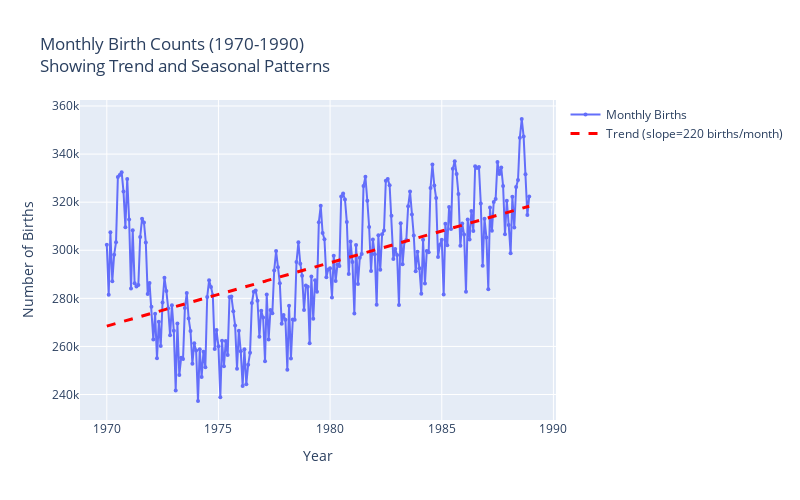
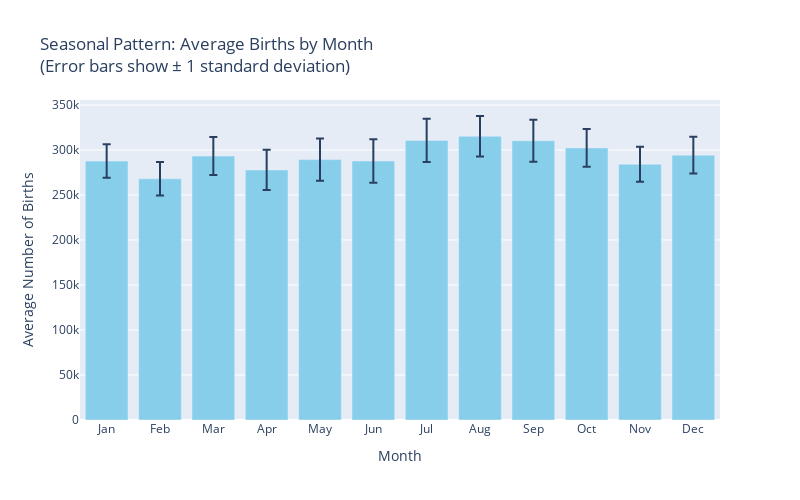
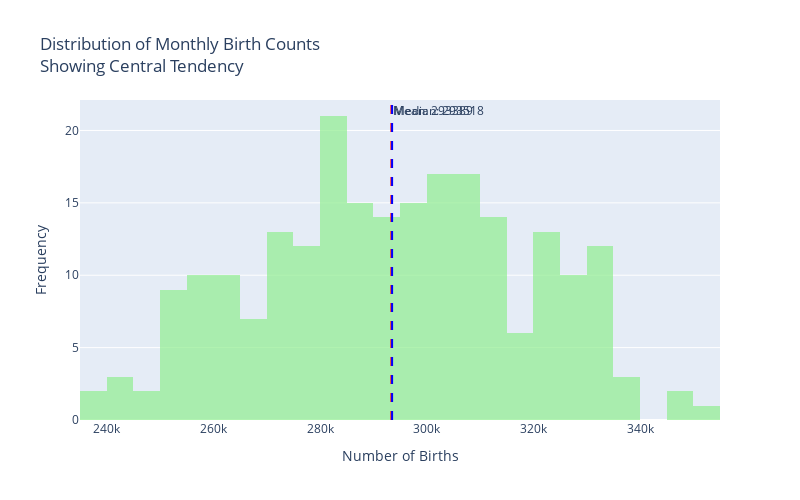
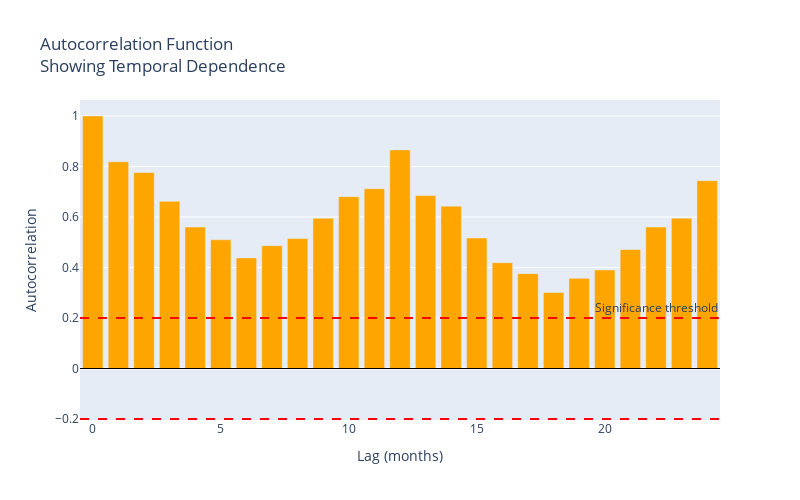

Here is the notebook cell these charts were saved with, in order:
### Code cell
# Create comprehensive visualization of time series components using Plotly
# Convert Polars data to numpy arrays for plotting
dates = births_subset['date'].to_numpy()
births_values = births_subset['births'].to_numpy()

# 1. Main time series plot showing overall pattern
fig_main = go.Figure()

fig_main.add_trace(go.Scatter(
    x=dates, 
    y=births_values,
    mode='lines+markers',
    name='Monthly Births',
    line=dict(width=2),
    marker=dict(size=4)
))

# Add trend line
z = np.polyfit(range(len(births_values)), births_values, 1)
p = np.poly1d(z)
fig_main.add_trace(go.Scatter(
    x=dates, 
    y=p(range(len(births_values))),
    mode='lines',
    name=f'Trend (slope={z[0]:.0f} births/month)',
    line=dict(color='red', dash='dash', width=3)
))

fig_main.update_layout(
    title='Monthly Birth Counts (1970-1990)<br>Showing Trend and Seasonal Patterns',
    xaxis_title='Year',
    yaxis_title='Number of Births',
    width=800,
    height=500,
    showlegend=True
)
fig_main.show()

# 2. Seasonal pattern analysis using Polars
monthly_avg = (births_subset
    .group_by('month')
    .agg([
        pl.col('births').mean().alias('mean'),
        pl.col('births').std().alias('std')
    ])
    .sort('month')
)

month_names = ['Jan', 'Feb', 'Mar', 'Apr', 'May', 'Jun',
               'Jul', 'Aug', 'Sep', 'Oct', 'Nov', 'Dec']

fig_seasonal = go.Figure()
fig_seasonal.add_trace(go.Bar(
    x=month_names,
    y=monthly_avg['mean'].to_numpy(),
    error_y=dict(type='data', array=monthly_avg['std'].to_numpy(), visible=True),
    name='Average Births',
    marker_color='skyblue'
))

fig_seasonal.update_layout(
    title='Seasonal Pattern: Average Births by Month<br>(Error bars show ± 1 standard deviation)',
    xaxis_title='Month',
    yaxis_title='Average Number of Births',
    width=800,
    height=500
)
fig_seasonal.show()

# 3. Distribution of values
fig_dist = go.Figure()
fig_dist.add_trace(go.Histogram(
    x=births_values,
    nbinsx=25,
    name='Birth Counts',
    opacity=0.7,
    marker_color='lightgreen'
))

fig_dist.add_vline(
    x=births_subset['births'].mean(),
    line_dash="dash",
    line_color="red",
    annotation_text=f"Mean: {births_subset['births'].mean():.0f}"
)

fig_dist.add_vline(
    x=births_subset.select(pl.col('births').median())['births'][0],
    line_dash="dash", 
    line_color="blue",
    annotation_text=f"Median: {births_subset.select(pl.col('births').median())['births'][0]:.0f}"
)

fig_dist.update_layout(
    title='Distribution of Monthly Birth Counts<br>Showing Central Tendency',
    xaxis_title='Number of Births',
    yaxis_title='Frequency',
    width=800,
    height=500
)
fig_dist.show()

# 4. Autocorrelation function to show temporal dependence
def compute_autocorrelation(series, max_lags=24):
    """Compute sample autocorrelation function"""
    series = np.array(series)
    n = len(series)
    series = series - np.mean(series)
    autocorrs = []
    
    for lag in range(max_lags + 1):
        if lag == 0:
            autocorr = 1.0
        else:
            if len(series) > lag:
                c_lag = np.mean(series[:-lag] * series[lag:])
                c_0 = np.mean(series * series)
                autocorr = c_lag / c_0 if c_0 != 0 else 0
            else:
                autocorr = 0
        autocorrs.append(autocorr)
    
    return autocorrs

lags = list(range(25))
autocorr_values = compute_autocorrelation(births_values, 24)

fig_acf = go.Figure()
fig_acf.add_trace(go.Bar(
    x=lags,
    y=autocorr_values,
    name='Autocorrelation',
    marker_color='orange'
))

fig_acf.add_hline(y=0, line_color="black", line_width=1)
fig_acf.add_hline(y=0.2, line_dash="dash", line_color="red", 
                 annotation_text="Significance threshold")
fig_acf.add_hline(y=-0.2, line_dash="dash", line_color="red")

fig_acf.update_layout(
    title='Autocorrelation Function<br>Showing Temporal Dependence',
    xaxis_title='Lag (months)',
    yaxis_title='Autocorrelation',
    width=800,
    height=500
)
fig_acf.show()

# Print key insights
peak_month_idx = monthly_avg['mean'].arg_max()
trough_month_idx = monthly_avg['mean'].arg_min()
peak_month = month_names[peak_month_idx]
trough_month = month_names[trough_month_idx]
seasonal_range = monthly_avg['mean'].max() - monthly_avg['mean'].min()

print(f"\n🔍 Key Time Series Characteristics Observed:")
print(f"   • **Trend**: {z[0]:.0f} births per month {'increase' if z[0] > 0 else 'decrease'} over 20 years")
print(f"   • **Seasonality**: Clear annual pattern with peak in {peak_month} and trough in {trough_month}")
print(f"   • **Seasonal range**: {seasonal_range:.0f} births between peak and trough months")
print(f"   • **Autocorrelation**: Strong at lag 12 (annual pattern), weaker but significant at shorter lags")
print(f"   • **Distribution**: Approximately normal with slight right skew")

### Figure 1 — Plotly figure (JSON) as saved in the notebook; plotly's stock layout.template omitted (floating-point values rounded to 4 significant figures; data arrays with more than 128 entries replaced by an {"elided": "..."} marker saying what was removed)
{"data": [{"line": {"width": 2}, "marker": {"size": 4}, "mode": "lines+markers", "name": "Monthly Births", "type": "scatter", "x": {"elided": "228 str values"}, "y": {"elided": "228 int values"}}, {"line": {"color": "red", "dash": "dash", "width": 3}, "mode": "lines", "name": "Trend (slope=220 births/month)", "type": "scatter", "x": {"elided": "228 str values"}, "y": {"elided": "228 float values"}}], "layout": {"height": 500, "showlegend": true, "title": {"text": "Monthly Birth Counts (1970-1990)<br>Showing Trend and Seasonal Patterns"}, "width": 800, "xaxis": {"title": {"text": "Year"}}, "yaxis": {"title": {"text": "Number of Births"}}}}

### Figure 2 — Plotly figure (JSON) as saved in the notebook; plotly's stock layout.template omitted (floating-point values rounded to 4 significant figures)
{"data": [{"error_y": {"array": [18630.0, 18650.0, 21040.0, 22350.0, 23340.0, 24150.0, 23910.0, 22530.0, 23280.0, 20940.0, 19420.0, 20500.0], "type": "data", "visible": true}, "marker": {"color": "skyblue"}, "name": "Average Births", "type": "bar", "x": ["Jan", "Feb", "Mar", "Apr", "May", "Jun", "Jul", "Aug", "Sep", "Oct", "Nov", "Dec"], "y": [287700.0, 268000.0, 293300.0, 277800.0, 289300.0, 287800.0, 310700.0, 315200.0, 310200.0, 302300.0, 284200.0, 294200.0]}], "layout": {"height": 500, "title": {"text": "Seasonal Pattern: Average Births by Month<br>(Error bars show ± 1 standard deviation)"}, "width": 800, "xaxis": {"title": {"text": "Month"}}, "yaxis": {"title": {"text": "Average Number of Births"}}}}

### Figure 3 — Plotly figure (JSON) as saved in the notebook; plotly's stock layout.template omitted (floating-point values rounded to 4 significant figures; data arrays with more than 128 entries replaced by an {"elided": "..."} marker saying what was removed)
{"data": [{"marker": {"color": "lightgreen"}, "name": "Birth Counts", "nbinsx": 25, "opacity": 0.7, "type": "histogram", "x": {"elided": "228 int values"}}], "layout": {"annotations": [{"showarrow": false, "text": "Mean: 293389", "x": 293400.0, "xanchor": "left", "xref": "x", "y": 1, "yanchor": "top", "yref": "y domain"}, {"showarrow": false, "text": "Median: 293518", "x": 293518, "xanchor": "left", "xref": "x", "y": 1, "yanchor": "top", "yref": "y domain"}], "height": 500, "shapes": [{"line": {"color": "red", "dash": "dash"}, "type": "line", "x0": 293400.0, "x1": 293400.0, "xref": "x", "y0": 0, "y1": 1, "yref": "y domain"}, {"line": {"color": "blue", "dash": "dash"}, "type": "line", "x0": 293518, "x1": 293518, "xref": "x", "y0": 0, "y1": 1, "yref": "y domain"}], "title": {"text": "Distribution of Monthly Birth Counts<br>Showing Central Tendency"}, "width": 800, "xaxis": {"title": {"text": "Number of Births"}}, "yaxis": {"title": {"text": "Frequency"}}}}

### Figure 4 — Plotly figure (JSON) as saved in the notebook; plotly's stock layout.template omitted (floating-point values rounded to 4 significant figures)
{"data": [{"marker": {"color": "orange"}, "name": "Autocorrelation", "type": "bar", "x": [0, 1, 2, 3, 4, 5, 6, 7, 8, 9, 10, 11, 12, 13, 14, 15, 16, 17, 18, 19, 20, 21, 22, 23, 24], "y": [1, 0.8186, 0.7763, 0.6621, 0.56, 0.5096, 0.4381, 0.4865, 0.5144, 0.5949, 0.6806, 0.7117, 0.8655, 0.6849, 0.643, 0.5169, 0.419, 0.3756, 0.301, 0.3572, 0.3904, 0.4713, 0.5602, 0.5954, 0.7438]}], "layout": {"annotations": [{"showarrow": false, "text": "Significance threshold", "x": 1, "xanchor": "right", "xref": "x domain", "y": 0.2, "yanchor": "bottom", "yref": "y"}], "height": 500, "shapes": [{"line": {"color": "black", "width": 1}, "type": "line", "x0": 0, "x1": 1, "xref": "x domain", "y0": 0, "y1": 0, "yref": "y"}, {"line": {"color": "red", "dash": "dash"}, "type": "line", "x0": 0, "x1": 1, "xref": "x domain", "y0": 0.2, "y1": 0.2, "yref": "y"}, {"line": {"color": "red", "dash": "dash"}, "type": "line", "x0": 0, "x1": 1, "xref": "x domain", "y0": -0.2, "y1": -0.2, "yref": "y"}], "title": {"text": "Autocorrelation Function<br>Showing Temporal Dependence"}, "width": 800, "xaxis": {"title": {"text": "Lag (months)"}}, "yaxis": {"title": {"text": "Autocorrelation"}}}}
